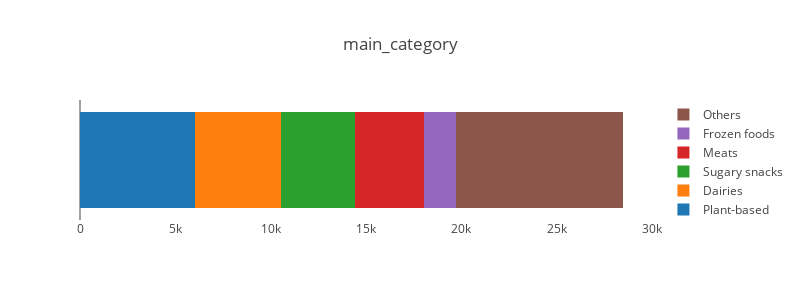

Write notebook code for a chart like this one.
### Markdown cell above
##### What are those products made of?
What is the composition? Do they contain many additives?  Where are these products sold?

### Code cell
visualize.plot_column_composition(nutrition_fr, 'main_category')

### Figure 1 — Plotly figure (JSON) as saved in the notebook; plotly's stock layout.template omitted (floating-point values rounded to 4 significant figures)
{"data": [{"name": "Plant-based", "orientation": "h", "type": "bar", "uid": "14413493-bd10-4e92-9546-61a86f73a6f7", "x": [6027], "y": [0]}, {"name": "Dairies", "orientation": "h", "type": "bar", "uid": "71502548-5943-46b4-91ae-c7a1e47d7c39", "x": [4533], "y": [0]}, {"name": "Sugary snacks", "orientation": "h", "type": "bar", "uid": "88212d15-79ba-49a8-b372-ee4332001b7c", "x": [3871], "y": [0]}, {"name": "Meats", "orientation": "h", "type": "bar", "uid": "bd42f38c-71f2-4bd7-9f36-7c1452c17636", "x": [3595], "y": [0]}, {"name": "Frozen foods", "orientation": "h", "type": "bar", "uid": "a7bd2ae1-81cd-4ece-b351-d78f9fb7ee9f", "x": [1672], "y": [0]}, {"name": "Others", "orientation": "h", "type": "bar", "uid": "a7461ccd-62a6-43ae-b9ab-aa0bac8acc85", "x": [8807], "y": [0]}], "layout": {"barmode": "stack", "height": 300, "showlegend": true, "title": "main_category", "width": 800, "xaxis": {"showgrid": false, "showticklabels": true}, "yaxis": {"showgrid": false, "showline": false, "showticklabels": false, "zeroline": false}}}
